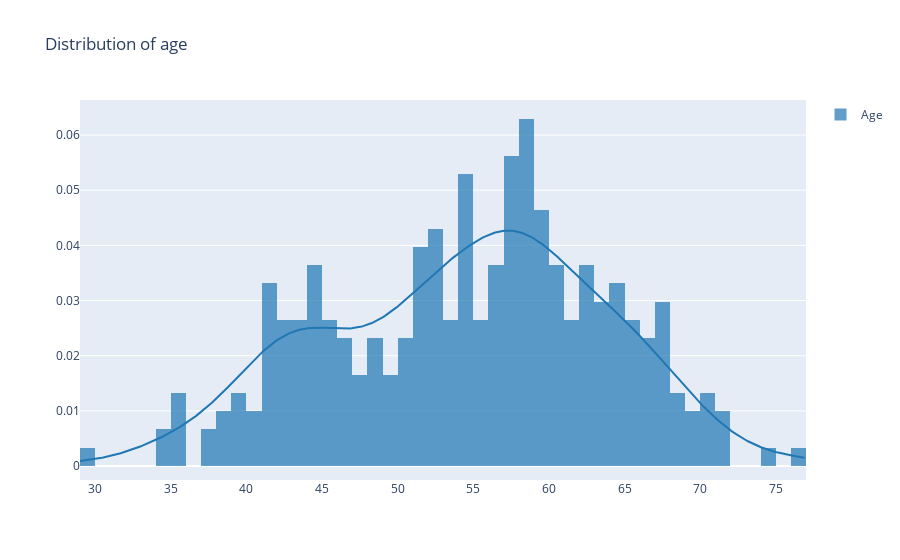

Notebook code for this chart:
### Code cell
fig = ff.create_distplot([x], ['Age'], show_rug=False)
fig.update_layout(title = "Distribution of age")
fig.show()

### Figure 1 — Plotly figure (JSON) as saved in the notebook; plotly's stock layout.template omitted (floating-point values rounded to 4 significant figures; data arrays with more than 128 entries replaced by an {"elided": "..."} marker saying what was removed)
{"data": [{"autobinx": false, "histnorm": "probability density", "legendgroup": "Age", "marker": {"color": "rgb(31, 119, 180)"}, "name": "Age", "opacity": 0.7, "type": "histogram", "x": {"elided": "303 int values"}, "xaxis": "x", "xbins": {"end": 77, "size": 1, "start": 29}, "yaxis": "y"}, {"legendgroup": "Age", "marker": {"color": "rgb(31, 119, 180)"}, "mode": "lines", "name": "Age", "showlegend": false, "type": "scatter", "x": {"elided": "500 float values"}, "xaxis": "x", "y": {"elided": "500 float values"}, "yaxis": "y"}], "layout": {"barmode": "overlay", "hovermode": "closest", "legend": {"traceorder": "reversed"}, "title": {"text": "Distribution of age"}, "xaxis": {"anchor": "y2", "domain": [0, 1], "zeroline": false}, "yaxis": {"anchor": "free", "domain": [0, 1], "position": 0}}}
